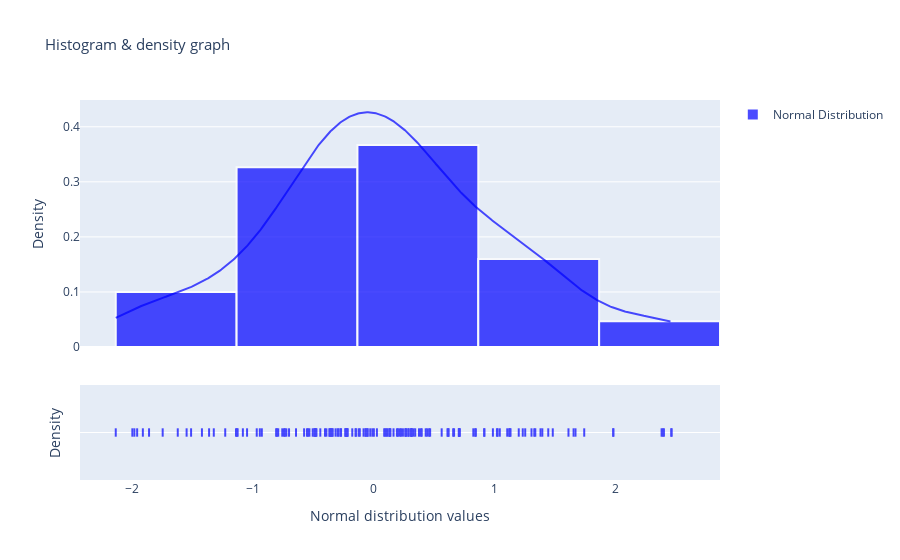

Source (notebook cell):
### Code cell
import plotly.figure_factory as ff

#  show_rug = False: data location disable / True enable data location
fig = ff.create_distplot([array_normal], ['Normal Distribution'], show_rug=True)

fig.update_traces(marker_color='blue', marker_line_color='white', marker_line_width=2, opacity=0.7)
fig.update_layout(title_text='Histogram & density graph', title_font_size=15)
fig.update_xaxes(title_text='Normal distribution values')
fig.update_yaxes(title_text='Density')

fig.show()

### Figure 1 — Plotly figure (JSON) as saved in the notebook; plotly's stock layout.template omitted (floating-point values rounded to 4 significant figures; data arrays with more than 128 entries replaced by an {"elided": "..."} marker saying what was removed)
{"data": [{"autobinx": false, "histnorm": "probability density", "legendgroup": "Normal Distribution", "marker": {"color": "blue", "line": {"color": "white", "width": 2}}, "name": "Normal Distribution", "opacity": 0.7, "x": {"elided": "150 float values"}, "xaxis": "x", "xbins": {"end": 2.468, "size": 1.0, "start": -2.132}, "yaxis": "y", "type": "histogram"}, {"legendgroup": "Normal Distribution", "marker": {"color": "blue", "line": {"color": "white", "width": 2}}, "mode": "lines", "name": "Normal Distribution", "showlegend": false, "x": {"elided": "500 float values"}, "xaxis": "x", "y": {"elided": "500 float values"}, "yaxis": "y", "type": "scatter", "opacity": 0.7}, {"legendgroup": "Normal Distribution", "marker": {"color": "blue", "symbol": "line-ns-open", "line": {"color": "white", "width": 2}}, "mode": "markers", "name": "Normal Distribution", "showlegend": false, "x": {"elided": "150 float values"}, "xaxis": "x", "y": {"elided": "150 str values"}, "yaxis": "y2", "type": "scatter", "opacity": 0.7}], "layout": {"barmode": "overlay", "hovermode": "closest", "legend": {"traceorder": "reversed"}, "xaxis": {"anchor": "y2", "domain": [0.0, 1.0], "zeroline": false, "title": {"text": "Normal distribution values"}}, "yaxis": {"anchor": "free", "domain": [0.35, 1], "position": 0.0, "title": {"text": "Density"}}, "yaxis2": {"anchor": "x", "domain": [0, 0.25], "dtick": 1, "showticklabels": false, "title": {"text": "Density"}}, "title": {"font": {"size": 15}, "text": "Histogram & density graph"}}}
